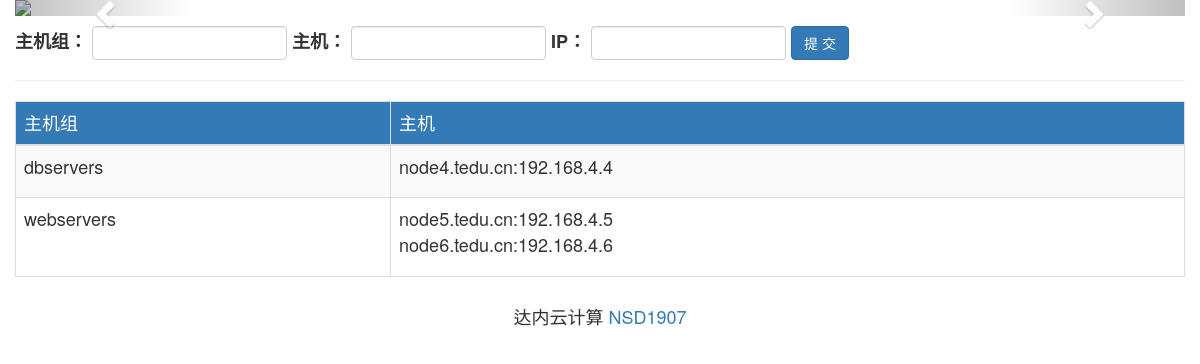
/webadmin/addhosts/, run on an earlier commit of the app's database.
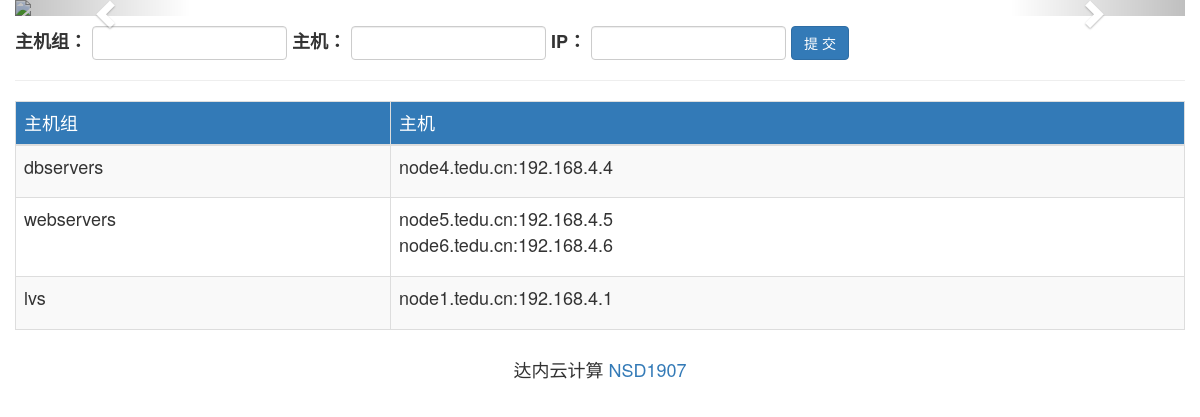
And on a later commit of the database.
### webadmin/models.py (models this page shows, shortened)
class HostGroup(models.Model):
    groupname = models.CharField(max_length=50, unique=True)

class Host(models.Model):
    hostname = models.CharField(max_length=100)
    ip_addr = models.CharField(max_length=15)
    group = models.ForeignKey(HostGroup)

### webadmin/views.py (the view, shortened to what this page needs)
def add_hosts(request):
    groups = HostGroup.objects.all()
    return render(request, 'add_hosts.html', {'groups': groups})

### templates/add_hosts.html (shortened to what this page needs)
{% extends 'base.html' %}
{% load static %}
{% block content %}
    <form action="" class="form-inline" method="post">
        <div class="form-group">
            <label>主机组：</label>
            <input class="form-control" type="text" name="group">
        </div>
        <div class="form-group">
            <label>主机：</label>
            <input class="form-control" type="text" name="host">
        </div>
        <div class="form-group">
            <label>IP：</label>
            <input class="form-control" type="text" name="ip">
        </div>
        <div class="form-group">
            <input class="btn btn-primary" type="submit" value="提 交">
        </div>
    </form>
    <hr>
    <table class="table table-striped table-hover table-bordered">
        <thead class="bg-primary">
        <tr>
            <td>主机组</td>
            <td>主机</td>
        </tr>
        </thead>
        {% for group in groups %}
            <tr>
                <td>{{ group.groupname }}</td>
                <td>
                    <ul class="list-unstyled">
                        {% for host in group.host_set.all %}
                            <li>
                                {{ host.hostname }}:{{ host.ip_addr }}
                            </li>
                        {% endfor %}
                    </ul>
                </td>
            </tr>
        {% endfor %}
    </table>
{% endblock %}

What changed in the data, as far as the page shows it:
added HostGroup: groupname "lvs"
added Host: hostname "node1.tedu.cn", ip_addr "192.168.4.1", shown under "lvs"
